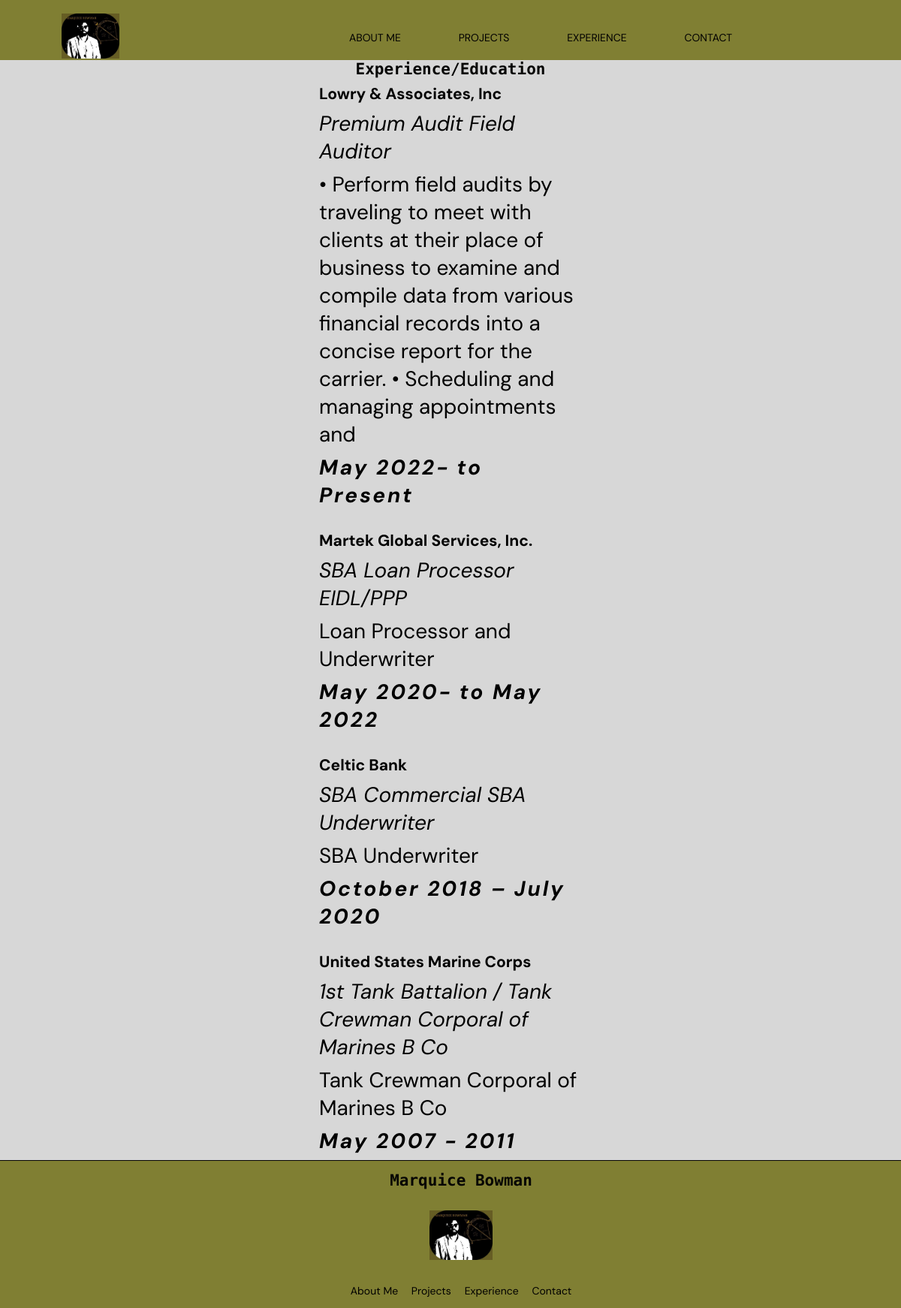
The app's page /experience/ with its own data.
### experiences/models.py (models this page shows, shortened)
class Experience(models.Model):
    entity = models.CharField(max_length=200)
    title = models.CharField(max_length=225)
    description = models.CharField(max_length=225)
    period = models.CharField(max_length=225)
    technologiesSkills = models.ManyToManyField(TechnologySkill)

### experiences/views.py (the view)
# urls.py: path('experience/', experiences_list, name='experiences_list'),
def experiences_list(request):
    experiences = Experience.objects.all()
    return render(request, 'experiences/experiences_list.html',{
    'exp' : experiences
    })

### templates/experiences/experiences_list.html (shortened to what this page needs)
{% extends 'base.html' %}
{% load static%}
{% block content %}
<section class="experiences-section center" id="experience">
    <h2>Experience/Education</h2>
    <div id="experiences-list">
        {% for exp in exp %}
        <div class="experience-card">
            <p> {{ exp.entity}} </p>
            <p> {{ exp.title }}</p>
            <p> {{ exp.description }} </p>
            <p> {{ exp.period }}</p>
        </div>
        {% endfor %}
    </div>
</section>
{% endblock content %}

### templates/base.html (shortened to what this page needs)
{% load static %}
<!DOCTYPE html>
<html lang="en">
<head>
    <link rel="stylesheet" href="{% static 'css/base.css'%}">
    <link rel="stylesheet" href="{% static 'css/header.css'%}">
    <link rel="stylesheet" href="{% static 'css/section.css'%}">
    <link rel="stylesheet" href="{% static 'css/footer.css'%}">
    <link rel="stylesheet" href="{% static 'css/responsive.css'%}">
</head>
<body>
    <header class="center">
        <div class="logo center">
            <a title="main" href="{% url 'home' %}">
                <img src="{% static '/img/MyLogo.jpg' %}" alt="" />
            </a>
        </div>
        <nav aria-label="nav">
            <div class="nav-link center">
                <a title="About Me" href="{% url 'home' %}">About Me</a>
                <a title="Projects" href="{% url 'projects_list' %}">Projects</a>
                <a title="Experience" href="{% url 'experiences_list' %}">Experience</a>
                <a title="Contact" href="{% url 'contact'%}">Contact</a>
            </div>
        </nav>
    </header>
    {% block content %}
    {% endblock content %}
    <footer class="center">
        <h2> Marquice Bowman</h2>
        <div class="logo center">
            <a title="logo" href="{% url 'home' %}">
                <img src="{% static '/img/MyLogo.jpg' %}" alt="" />
            </a>
        </div>
        <nav aria-label ="center">
            <a href="{% url 'home'%}">About Me</a>
            <a href="{% url 'projects_list' %}">Projects</a>
            <a href="{% url 'experiences_list' %}">Experience</a>
            <a href="{% url 'contact'%}">Contact</a>
        </nav>
    </footer>
</body>
</html>

### static/css/base.css (style rules this page uses)
:root { --background-color: #d7d7d7; --header-color: #807f33; --footer-color: #807f33; --accent-color: #807f33; --accent-color-shade: #050504; --neutral-color: #000000; --mono-font: 'DM Mono', monospace; --sans-font: 'DM Sans', sans-serif; }
.center { display: flex; justify-content: center; align-items: center; }
html { font-size: 14px; background-color: var(--background-color); }
* { font-family: var(--sans-font); margin: 0px; padding: 0px; }
body { height:100vh; display: flex; flex-direction: column; justify-content: space-between; }
h2 { color: var(--accent-color); font-family: var(--mono-font); font-weight: 1.1rem; }
p { color: var(--neutral-color); font-size: 2rem; }

### static/css/header.css (style rules this page uses)
header { background-color: var(--header-color); height: 60px; position: sticky; top: 0px; justify-content: center; width: 100%; padding-top: 20px; }
.logo { width: 20%; }
img { width:5.5rem; }
nav { height: 100%; width: 80%; }
.nav-link { height: 100%; }
.nav-link a { margin: 2%; padding: 1% 2%; color: var(--neutral-color); text-decoration: none; font-size: 1rem; text-transform: uppercase; }

### static/css/section.css (style rules this page uses)
a p:nth-child(2), .experience-card p:nth-child(1) { font-size: 1.5rem; font-weight: bolder; }
a p:nth-child(3), .experience-card p:nth-child(2) { font-style: italic; }
a p:nth-child(4), .experience-card p:nth-child(4) { font-style: italic; font-weight: bolder; letter-spacing: 0.2rem; }
.experiences-section { flex-direction: column; margin-top: 4rem 0px; }
.experience-card { display: flex; flex-wrap: wrap; width: 25rem; padding: 0.5rem; gap: 0.5rem; }

### static/css/footer.css (style rules this page uses)
footer { background-color: var(--header-color); height: 20rem; border-top: solid 1px var(--accent-color-shade); justify-content: space-between; position: sticky; top: 0px; width: 100%; padding-top: 20px; }
footer img { width: 6rem; }
footer nav { width: max-content; }
footer nav a { color: var(--neutral-color); text-decoration: none; margin: 0px 0.5rem; }
h2 { color: var(--accent-color-shade); font-family: var(--mono-font); font-weight: 1.1rem; }

### static/css/responsive.css (style rules this page uses)
footer { height: auto; padding: 1rem; flex-direction: column; }
footer img { margin: 2rem 0px; }
footer nav { height: fit-content; }

### records on screen
Experience: entity "Lowry & Associates, Inc", title "Premium Audit Field Auditor", description "• Perform field audits by traveling to meet with clients at their place of business to examine and compile data from various financial records into a concise report for the carrier. • Scheduling and managing appointments and", period "May 2022- to Present"
Experience: entity "Martek Global Services, Inc.", title "SBA Loan Processor EIDL/PPP", description "Loan Processor and Underwriter", period "May 2020- to May 2022"
Experience: entity "Celtic Bank", title "SBA Commercial SBA Underwriter", description "SBA Underwriter", period "October 2018 – July 2020"
Experience: entity "United States Marine Corps", title "1st Tank Battalion / Tank Crewman Corporal of Marines B Co", description "Tank Crewman Corporal of Marines B Co", period "May 2007 - 2011"
